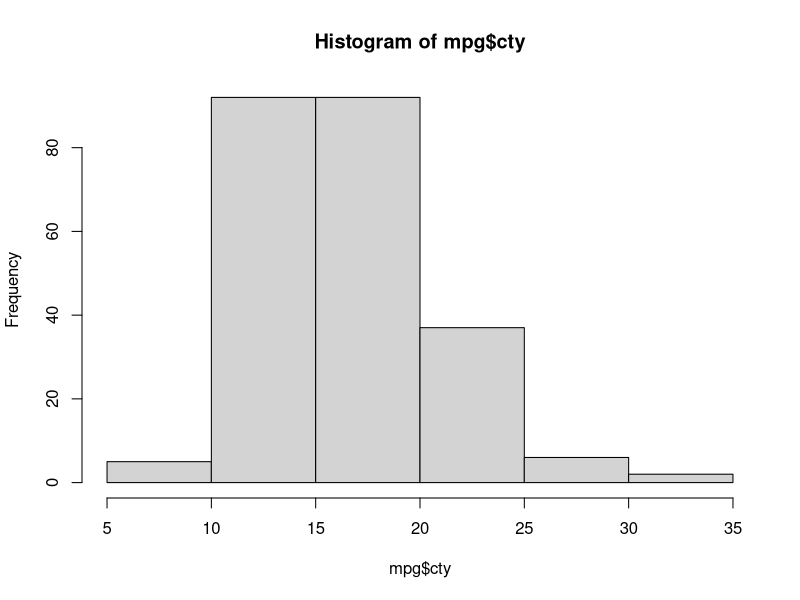
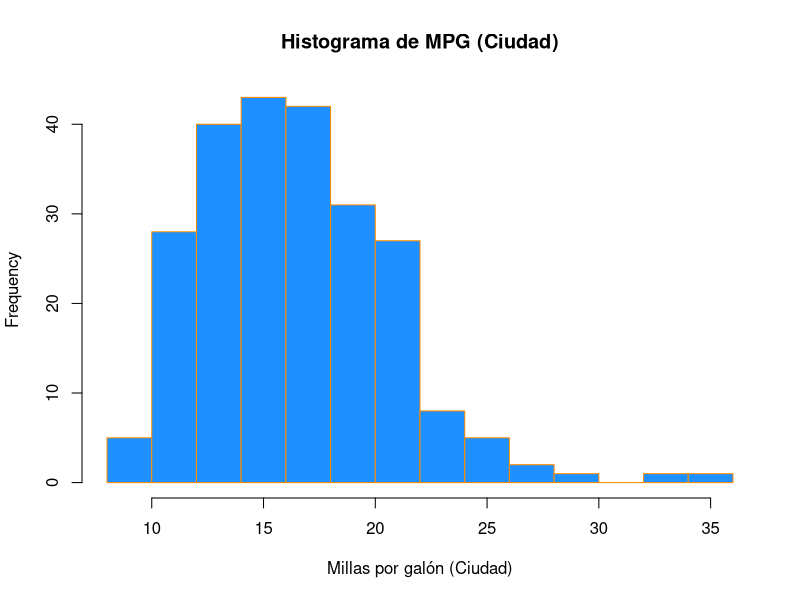
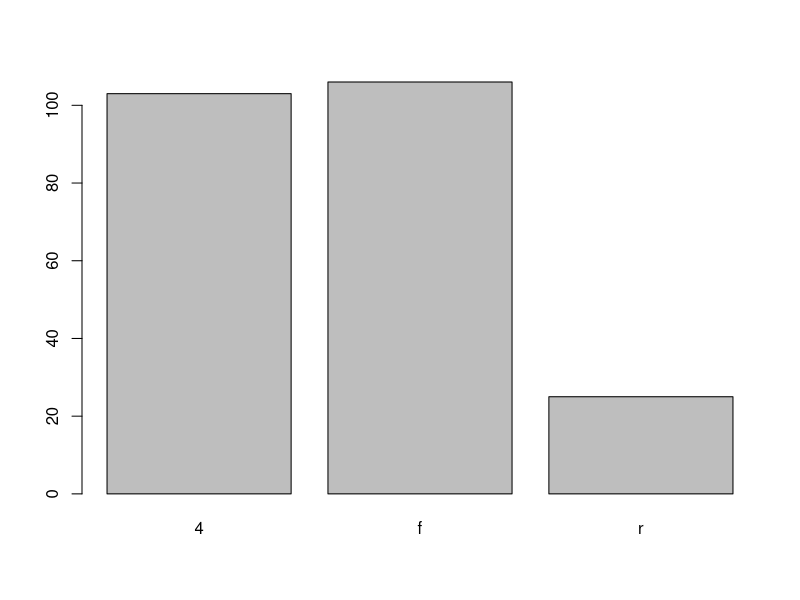
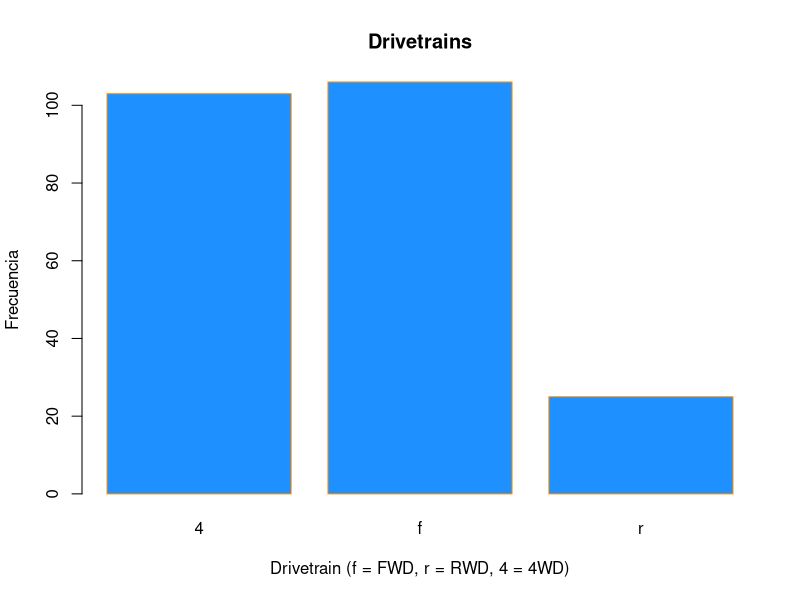
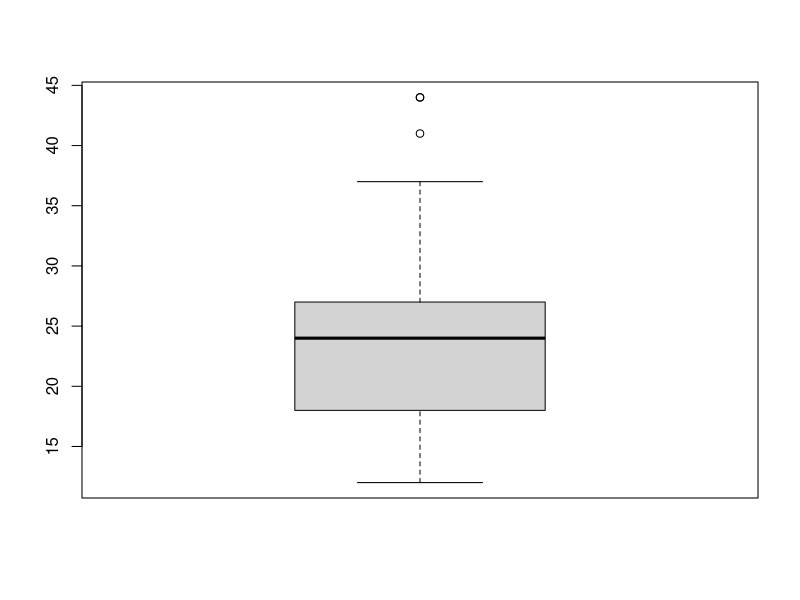
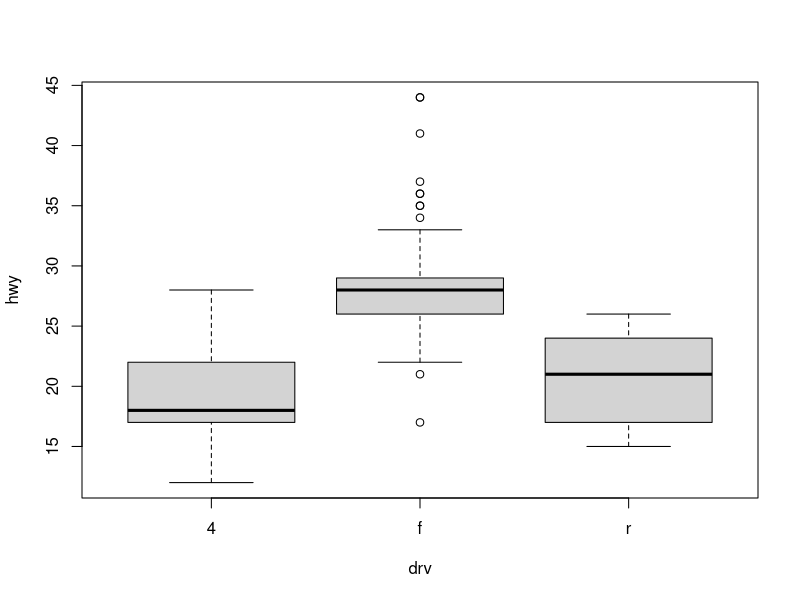
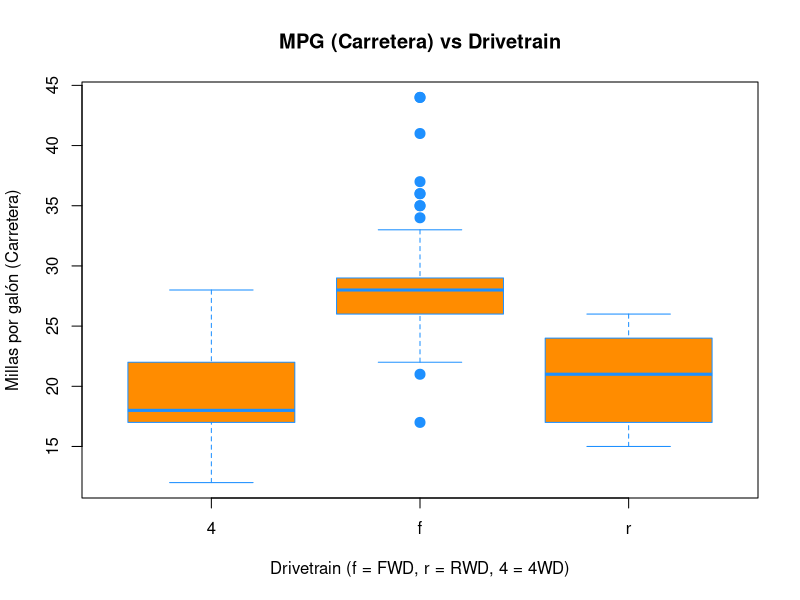
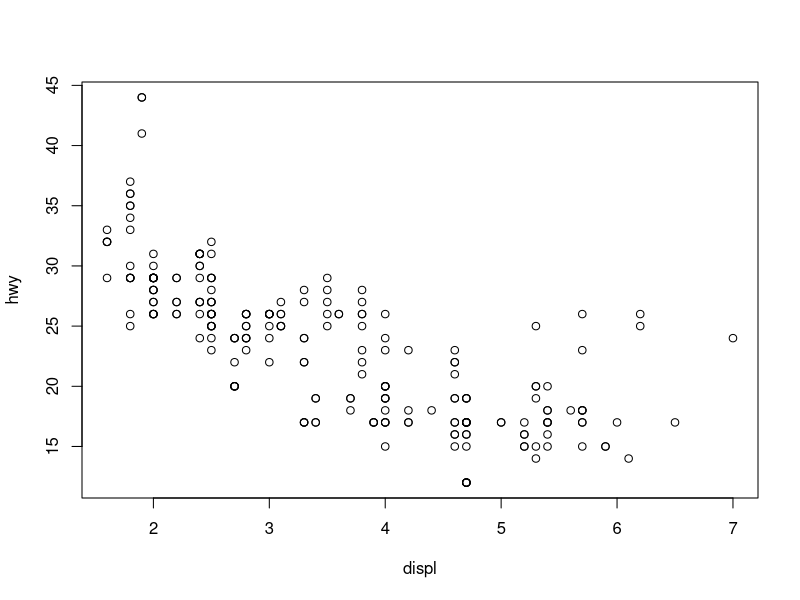

Here is the R script that generated these plots, in order:
## ---- chunk 1
library(ggplot2)
## ---- chunk 2
table(mpg$drv)
table(mpg$drv) / nrow(mpg)
## ---- chunk 3
hist(mpg$cty)
## ---- chunk 4
hist(mpg$cty,
     xlab   = "Millas por galón (Ciudad)",
     main   = "Histograma de MPG (Ciudad)",
     breaks = 12,
     col    = "dodgerblue",
     border = "darkorange")
## ---- chunk 5
barplot(table(mpg$drv))
## ---- chunk 6
barplot(table(mpg$drv),
        xlab   = "Drivetrain (f = FWD, r = RWD, 4 = 4WD)",
        ylab   = "Frecuencia",
        main   = "Drivetrains",
        col    = "dodgerblue",
        border = "darkorange")
## ---- chunk 7
unique(mpg$drv)
## ---- chunk 8
boxplot(mpg$hwy)
## ---- chunk 9
boxplot(hwy ~ drv, data = mpg)
## ---- chunk 10
boxplot(hwy ~ drv, data = mpg,
     xlab   = "Drivetrain (f = FWD, r = RWD, 4 = 4WD)",
     ylab   = "Millas por galón (Carretera)",
     main   = "MPG (Carretera) vs Drivetrain",
     pch    = 20,
     cex    = 2,
     col    = "darkorange",
     border = "dodgerblue")
## ---- chunk 11
plot(hwy ~ displ, data = mpg)
## ---- chunk 12
plot(hwy ~ displ, data = mpg,
     xlab = "Desplazamiento del motor (en litros)",
     ylab = "Millas por galón (Carretera)",
     main = "MPG (Carretera) vs Desplazamiento del motor",
     pch  = 20,
     cex  = 2,
     col  = "dodgerblue")
